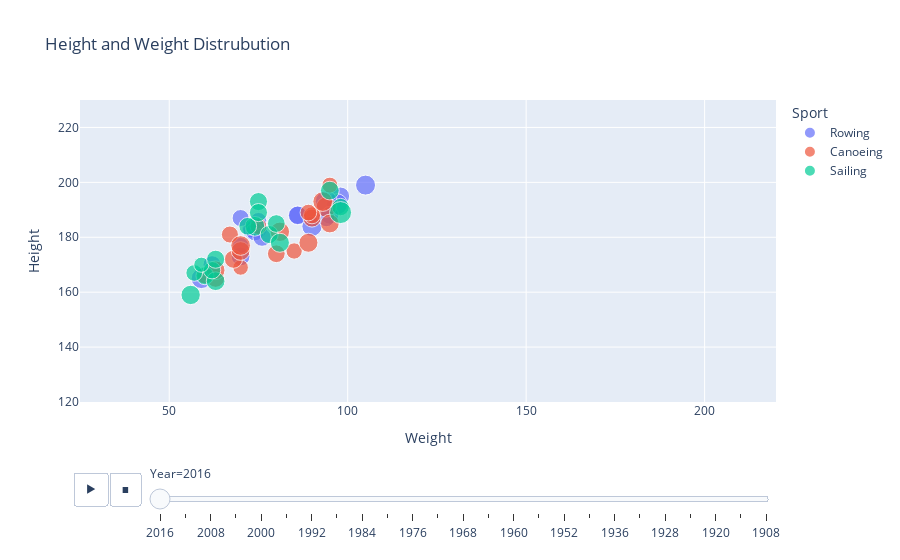

The notebook cell saved with this chart:
### Code cell
df.sort_values("Year", ascending=False, inplace=True)
df.dropna(inplace=True)
"""
fig = px.scatter(
    df.head(50), x="Weight", y="Height", size="Age", color="NOC", 
    size_max=79, animation_frame="Year", animation_group="NOC", 
    title="Gapminder", range_x=[120, 230], range_y=[25,220] 
    )
"""
df_water_craft = df[(df["Sport"]=="Sailing") | (df["Sport"]=="Rowing") | (df["Sport"]=="Canoeing") ] 
fig = px.scatter(
    df_water_craft, x="Weight", y="Height", color="Sport", size="Age", 
    animation_frame="Year", animation_group="NOC",
    range_y=[120, 230], range_x=[25,220], 
    title="Height and Weight Distrubution"
    )
fig.show()

### Figure 1 — Plotly figure (JSON) as saved in the notebook; plotly's stock layout.template omitted (floating-point values rounded to 4 significant figures; data arrays with more than 128 entries replaced by an {"elided": "..."} marker saying what was removed)
{"data": [{"hovertemplate": "Sport=Rowing<br>Year=2016<br>Weight=%{x}<br>Height=%{y}<br>Age=%{marker.size}<extra></extra>", "ids": {"elided": "144 str values"}, "legendgroup": "Rowing", "marker": {"color": "#636efa", "size": {"elided": "144 int values"}, "sizemode": "area", "sizeref": 0.165, "symbol": "circle"}, "mode": "markers", "name": "Rowing", "orientation": "v", "showlegend": true, "type": "scatter", "x": {"elided": "144 int values"}, "xaxis": "x", "y": {"elided": "144 int values"}, "yaxis": "y"}, {"hovertemplate": "Sport=Canoeing<br>Year=2016<br>Weight=%{x}<br>Height=%{y}<br>Age=%{marker.size}<extra></extra>", "ids": ["DEN", "FRA", "CZE", "SRB", "ESP", "SVK", "POL", "NZL", "CZE", "CZE", "GER", "GER", "GER", "SVK", "JPN", "BLR", "SVK", "NZL", "NZL", "BRA", "AUS", "BRA", "BRA", "GBR", "GBR", "AUS", "POL", "SVK", "HUN", "HUN", "HUN", "CZE", "SVK", "GER", "CZE", "GER", "GER", "SVK", "SVK", "BRA", "FRA", "HUN", "FRA", "LTU", "GBR", "GER", "GER", "RUS", "FRA", "AZE", "BLR", "AUS", "SLO", "BLR", "HUN", "HUN", "BLR", "AZE", "ESP", "ESP", "CZE", "RUS", "GER", "ESP", "UKR", "GER", "LTU", "GER", "GBR", "GBR", "GBR", "POL", "HUN", "UKR", "GER", "UKR", "GER", "GER", "ESP", "GER", "GER", "SRB"], "legendgroup": "Canoeing", "marker": {"color": "#EF553B", "size": [20, 34, 27, 26, 24, 21, 26, 27, 23, 23, 23, 28, 28, 37, 29, 24, 28, 27, 27, 22, 22, 22, 22, 31, 31, 33, 29, 34, 29, 29, 29, 23, 20, 24, 24, 28, 28, 33, 34, 25, 28, 26, 29, 30, 31, 26, 26, 29, 28, 32, 28, 27, 32, 27, 29, 29, 24, 33, 31, 31, 35, 28, 24, 33, 23, 33, 30, 23, 34, 23, 33, 30, 36, 30, 34, 21, 22, 22, 21, 27, 27, 27], "sizemode": "area", "sizeref": 0.165, "symbol": "circle"}, "mode": "markers", "name": "Canoeing", "orientation": "v", "showlegend": true, "type": "scatter", "x": [70, 94, 90, 80, 90, 95, 63, 68, 115, 115, 89, 68, 68, 88, 70, 67, 83, 63, 63, 85, 60, 85, 85, 81, 81, 90, 63, 89, 63, 63, 63, 69, 90, 88, 79, 92, 92, 80, 78, 78, 75, 78, 76, 89, 80, 85, 85, 95, 65, 93, 68, 80, 70, 67, 62, 62, 78, 63, 98, 98, 85, 95, 70, 55, 75, 95, 90, 70, 78, 76, 76, 68, 64, 93, 82, 85, 90, 90, 82, 70, 70, 73], "xaxis": "x", "y": [169, 191, 187, 174, 188, 199, 165, 172, 202, 202, 189, 172, 172, 190, 175, 181, 196, 168, 168, 175, 166, 175, 175, 182, 182, 190, 165, 189, 168, 168, 168, 173, 189, 188, 178, 192, 192, 189, 182, 175, 175, 176, 181, 178, 182, 182, 182, 185, 171, 193, 178, 176, 177, 172, 170, 170, 178, 166, 192, 192, 183, 192, 167, 161, 184, 197, 184, 178, 183, 182, 188, 170, 172, 185, 179, 187, 186, 186, 184, 176, 176, 179], "yaxis": "y"}, {"hovertemplate": "Sport=Sailing<br>Year=2016<br>Weight=%{x}<br>Height=%{y}<br>Age=%{marker.size}<extra></extra>", "ids": ["DEN", "AUS", "GRE", "AUS", "NZL", "ARG", "NZL", "GER", "IRL", "AUS", "AUT", "NED", "AUS", "FRA", "ARG", "NED", "FRA", "GBR", "NZL", "AUS", "FRA", "GBR", "DEN", "AUS", "GER", "USA", "CRO", "FRA", "BRA", "BRA", "RUS", "NZL", "NZL", "DEN", "AUT", "GBR", "GRE", "SLO", "CHN", "GBR", "AUS", "CRO", "CRO", "NZL", "NZL"], "legendgroup": "Sailing", "marker": {"color": "#00cc96", "size": [27, 27, 32, 33, 27, 29, 28, 26, 26, 28, 23, 27, 24, 31, 54, 28, 31, 29, 25, 26, 27, 35, 21, 30, 28, 25, 30, 29, 25, 25, 19, 25, 23, 25, 30, 28, 34, 40, 27, 36, 24, 30, 30, 30, 24], "sizemode": "area", "sizeref": 0.165, "symbol": "circle"}, "mode": "markers", "name": "Sailing", "orientation": "v", "showlegend": true, "type": "scatter", "x": [60, 75, 74, 62, 78, 63, 70, 80, 72, 80, 57, 75, 65, 56, 73, 68, 57, 95, 82, 81, 72, 71, 70, 75, 80, 98, 81, 66, 62, 68, 59, 81, 74, 68, 77, 50, 65, 98, 63, 68, 75, 70, 67, 58, 56], "xaxis": "x", "y": [166, 193, 184, 173, 181, 164, 173, 185, 184, 186, 167, 189, 168, 159, 184, 177, 169, 197, 186, 180, 186, 180, 173, 179, 181, 191, 178, 179, 168, 172, 170, 183, 178, 170, 180, 157, 180, 189, 172, 176, 185, 173, 183, 171, 158], "yaxis": "y"}], "layout": {"legend": {"itemsizing": "constant", "title": {"text": "Sport"}, "tracegroupgap": 0}, "sliders": [{"active": 0, "currentvalue": {"prefix": "Year="}, "len": 0.9, "pad": {"b": 10, "t": 60}, "steps": [{"args": [["2016"], {"frame": {"duration": 0, "redraw": false}, "fromcurrent": true, "mode": "immediate", "transition": {"duration": 0, "easing": "linear"}}], "label": "2016", "method": "animate"}, {"args": [["2012"], {"frame": {"duration": 0, "redraw": false}, "fromcurrent": true, "mode": "immediate", "transition": {"duration": 0, "easing": "linear"}}], "label": "2012", "method": "animate"}, {"args": [["2008"], {"frame": {"duration": 0, "redraw": false}, "fromcurrent": true, "mode": "immediate", "transition": {"duration": 0, "easing": "linear"}}], "label": "2008", "method": "animate"}, {"args": [["2004"], {"frame": {"duration": 0, "redraw": false}, "fromcurrent": true, "mode": "immediate", "transition": {"duration": 0, "easing": "linear"}}], "label": "2004", "method": "animate"}, {"args": [["2000"], {"frame": {"duration": 0, "redraw": false}, "fromcurrent": true, "mode": "immediate", "transition": {"duration": 0, "easing": "linear"}}], "label": "2000", "method": "animate"}, {"args": [["1996"], {"frame": {"duration": 0, "redraw": false}, "fromcurrent": true, "mode": "immediate", "transition": {"duration": 0, "easing": "linear"}}], "label": "1996", "method": "animate"}, {"args": [["1992"], {"frame": {"duration": 0, "redraw": false}, "fromcurrent": true, "mode": "immediate", "transition": {"duration": 0, "easing": "linear"}}], "label": "1992", "method": "animate"}, {"args": [["1988"], {"frame": {"duration": 0, "redraw": false}, "fromcurrent": true, "mode": "immediate", "transition": {"duration": 0, "easing": "linear"}}], "label": "1988", "method": "animate"}, {"args": [["1984"], {"frame": {"duration": 0, "redraw": false}, "fromcurrent": true, "mode": "immediate", "transition": {"duration": 0, "easing": "linear"}}], "label": "1984", "method": "animate"}, {"args": [["1980"], {"frame": {"duration": 0, "redraw": false}, "fromcurrent": true, "mode": "immediate", "transition": {"duration": 0, "easing": "linear"}}], "label": "1980", "method": "animate"}, {"args": [["1976"], {"frame": {"duration": 0, "redraw": false}, "fromcurrent": true, "mode": "immediate", "transition": {"duration": 0, "easing": "linear"}}], "label": "1976", "method": "animate"}, {"args": [["1972"], {"frame": {"duration": 0, "redraw": false}, "fromcurrent": true, "mode": "immediate", "transition": {"duration": 0, "easing": "linear"}}], "label": "1972", "method": "animate"}, {"args": [["1968"], {"frame": {"duration": 0, "redraw": false}, "fromcurrent": true, "mode": "immediate", "transition": {"duration": 0, "easing": "linear"}}], "label": "1968", "method": "animate"}, {"args": [["1964"], {"frame": {"duration": 0, "redraw": false}, "fromcurrent": true, "mode": "immediate", "transition": {"duration": 0, "easing": "linear"}}], "label": "1964", "method": "animate"}, {"args": [["1960"], {"frame": {"duration": 0, "redraw": false}, "fromcurrent": true, "mode": "immediate", "transition": {"duration": 0, "easing": "linear"}}], "label": "1960", "method": "animate"}, {"args": [["1956"], {"frame": {"duration": 0, "redraw": false}, "fromcurrent": true, "mode": "immediate", "transition": {"duration": 0, "easing": "linear"}}], "label": "1956", "method": "animate"}, {"args": [["1952"], {"frame": {"duration": 0, "redraw": false}, "fromcurrent": true, "mode": "immediate", "transition": {"duration": 0, "easing": "linear"}}], "label": "1952", "method": "animate"}, {"args": [["1948"], {"frame": {"duration": 0, "redraw": false}, "fromcurrent": true, "mode": "immediate", "transition": {"duration": 0, "easing": "linear"}}], "label": "1948", "method": "animate"}, {"args": [["1936"], {"frame": {"duration": 0, "redraw": false}, "fromcurrent": true, "mode": "immediate", "transition": {"duration": 0, "easing": "linear"}}], "label": "1936", "method": "animate"}, {"args": [["1932"], {"frame": {"duration": 0, "redraw": false}, "fromcurrent": true, "mode": "immediate", "transition": {"duration": 0, "easing": "linear"}}], "label": "1932", "method": "animate"}, {"args": [["1928"], {"frame": {"duration": 0, "redraw": false}, "fromcurrent": true, "mode": "immediate", "transition": {"duration": 0, "easing": "linear"}}], "label": "1928", "method": "animate"}, {"args": [["1924"], {"frame": {"duration": 0, "redraw": false}, "fromcurrent": true, "mode": "immediate", "transition": {"duration": 0, "easing": "linear"}}], "label": "1924", "method": "animate"}, {"args": [["1920"], {"frame": {"duration": 0, "redraw": false}, "fromcurrent": true, "mode": "immediate", "transition": {"duration": 0, "easing": "linear"}}], "label": "1920", "method": "animate"}, {"args": [["1912"], {"frame": {"duration": 0, "redraw": false}, "fromcurrent": true, "mode": "immediate", "transition": {"duration": 0, "easing": "linear"}}], "label": "1912", "method": "animate"}, {"args": [["1908"], {"frame": {"duration": 0, "redraw": false}, "fromcurrent": true, "mode": "immediate", "transition": {"duration": 0, "easing": "linear"}}], "label": "1908", "method": "animate"}], "x": 0.1, "xanchor": "left", "y": 0, "yanchor": "top"}], "title": {"text": "Height and Weight Distrubution"}, "updatemenus": [{"buttons": [{"args": [null, {"frame": {"duration": 500, "redraw": false}, "fromcurrent": true, "mode": "immediate", "transition": {"duration": 500, "easing": "linear"}}], "label": "&#9654;", "method": "animate"}, {"args": [[null], {"frame": {"duration": 0, "redraw": false}, "fromcurrent": true, "mode": "immediate", "transition": {"duration": 0, "easing": "linear"}}], "label": "&#9724;", "method": "animate"}], "direction": "left", "pad": {"r": 10, "t": 70}, "showactive": false, "type": "buttons", "x": 0.1, "xanchor": "right", "y": 0, "yanchor": "top"}], "xaxis": {"anchor": "y", "domain": [0, 1], "range": [25, 220], "title": {"text": "Weight"}}, "yaxis": {"anchor": "x", "domain": [0, 1], "range": [120, 230], "title": {"text": "Height"}}}}
